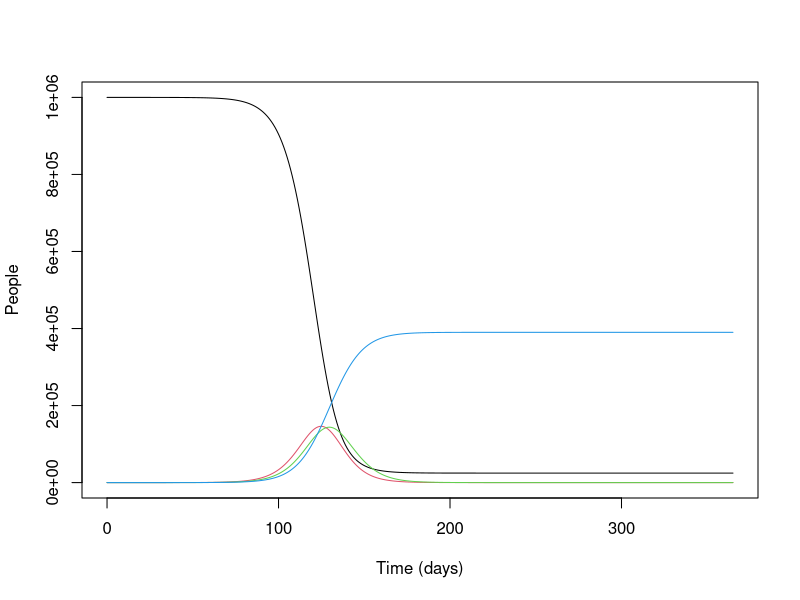
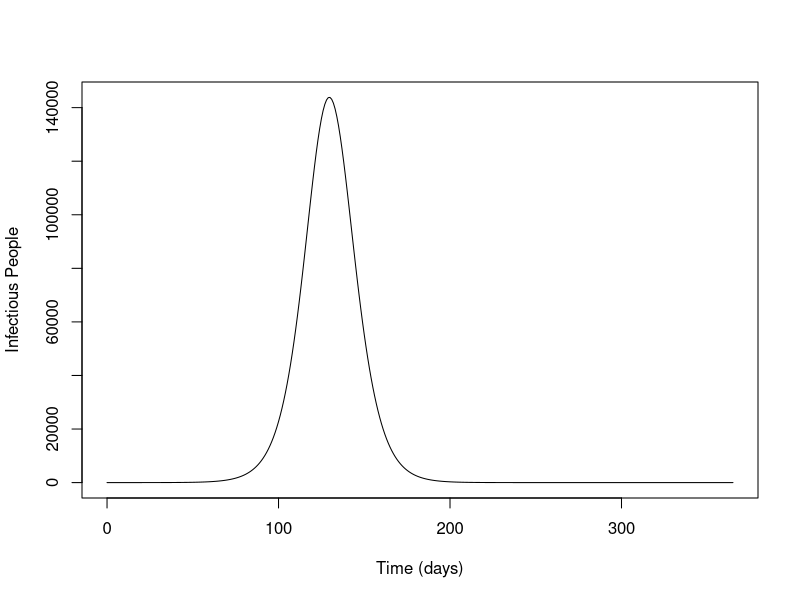

R code for these plots, in order:
library(deSolve) 
# Example SEIR Model
# Note that the time unit in this model is days

dt <- seq(0, 365, 1) 
inits <- c(S = 999999,E = 0, I = 1, R = 0) 

## NOTE: Using Beta not (b * k) as before.
parms <- c(B = 0.45,        # Transmission prob * average num of contacts
           s = 1/5.3,       # Transition rate from E to I 
           g = 1/5.61,      # Recover rate -- I to R
           f = 0.6)         # Case fatality ratio

SEIR_ex <- function(t, x, parms) {
    with(as.list(c(parms, x)), {
        
        N <- S + E + I + R
        dS <- - (B * S * I) / N 
        dE <- + (B * S * I) / N - (s * E) 
        dI <- (s * E) - (g * I) 
        dR <- (1 - f) * (g * I) 
        
        der <- c(dS, dE, dI, dR)
        
        return(list(der))
    }) 
}

data_out <- as.data.frame(ode(inits, dt, SEIR_ex, parms = parms))

matplot(data_out[, 1], data_out[, 2:5], type = 'l', 
        ylab = 'People', xlab = 'Time (days)',lty = 1)

matplot(data_out[, 1], data_out[, 4], type = 'l',
        ylab = 'Infectious People', xlab = 'Time (days)', lty = 1)
